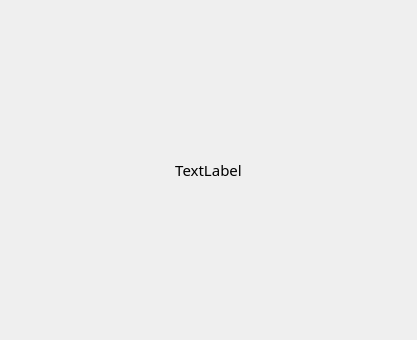
<?xml version="1.0" encoding="UTF-8"?>
<ui version="4.0">
 <class>infoDialog</class>
 <widget class="QDialog" name="infoDialog">
  <property name="geometry">
   <rect>
    <x>0</x>
    <y>0</y>
    <width>417</width>
    <height>340</height>
   </rect>
  </property>
  <property name="windowTitle">
   <string>Dialog</string>
  </property>
  <layout class="QGridLayout" name="gridLayout">
   <item row="0" column="0">
    <widget class="QLabel" name="infoLabel">
     <property name="font">
      <font>
       <family>微软雅黑</family>
       <pointsize>11</pointsize>
      </font>
     </property>
     <property name="text">
      <string>TextLabel</string>
     </property>
     <property name="alignment">
      <set>Qt::AlignCenter</set>
     </property>
    </widget>
   </item>
  </layout>
 </widget>
 <resources/>
 <connections/>
</ui>
